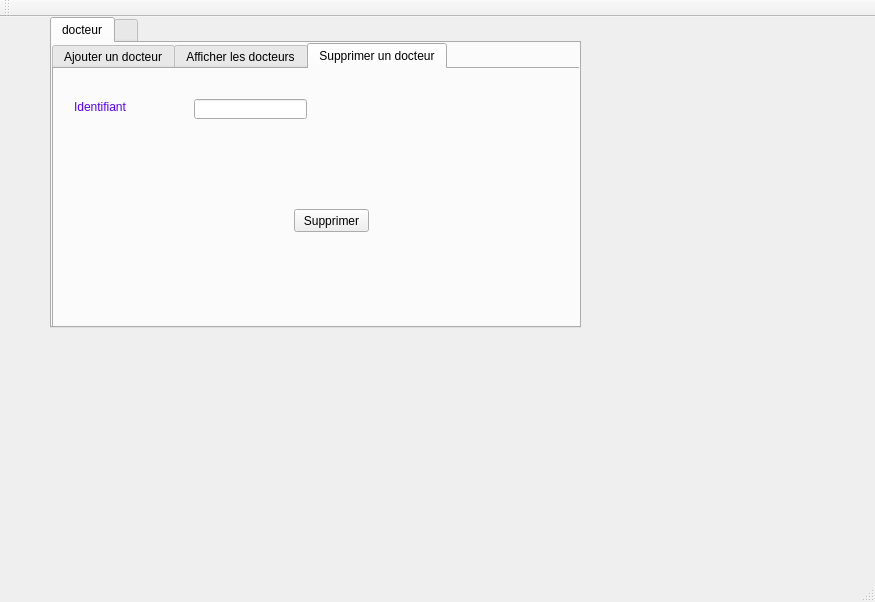
<?xml version="1.0" encoding="UTF-8"?>
<ui version="4.0">
 <class>MainWindow</class>
 <widget class="QMainWindow" name="MainWindow">
  <property name="geometry">
   <rect>
    <x>0</x>
    <y>0</y>
    <width>875</width>
    <height>602</height>
   </rect>
  </property>
  <property name="windowTitle">
   <string>MainWindow</string>
  </property>
  <widget class="QWidget" name="centralWidget">
   <widget class="QTabWidget" name="tabWidget_2">
    <property name="geometry">
     <rect>
      <x>50</x>
      <y>0</y>
      <width>531</width>
      <height>311</height>
     </rect>
    </property>
    <property name="currentIndex">
     <number>0</number>
    </property>
    <widget class="QWidget" name="tab_4">
     <attribute name="title">
      <string>docteur</string>
     </attribute>
     <widget class="QTabWidget" name="rechercher">
      <property name="geometry">
       <rect>
        <x>0</x>
        <y>0</y>
        <width>531</width>
        <height>291</height>
       </rect>
      </property>
      <property name="styleSheet">
       <string notr="true"/>
      </property>
      <property name="currentIndex">
       <number>2</number>
      </property>
      <widget class="QWidget" name="tab">
       <attribute name="title">
        <string>Ajouter un docteur</string>
       </attribute>
       <widget class="QLabel" name="label">
        <property name="geometry">
         <rect>
          <x>20</x>
          <y>90</y>
          <width>61</width>
          <height>16</height>
         </rect>
        </property>
        <property name="styleSheet">
         <string notr="true">color: rgb(85, 0, 255);
font: 75 8pt &quot;MS Shell Dlg 2&quot;;</string>
        </property>
        <property name="text">
         <string>nom</string>
        </property>
       </widget>
       <widget class="QLabel" name="label_2">
        <property name="geometry">
         <rect>
          <x>20</x>
          <y>150</y>
          <width>47</width>
          <height>13</height>
         </rect>
        </property>
        <property name="styleSheet">
         <string notr="true">color: rgb(85, 0, 255);
font: 75 8pt &quot;MS Shell Dlg 2&quot;;</string>
        </property>
        <property name="text">
         <string>prenom</string>
        </property>
       </widget>
       <widget class="QLabel" name="label_3">
        <property name="geometry">
         <rect>
          <x>10</x>
          <y>30</y>
          <width>47</width>
          <height>13</height>
         </rect>
        </property>
        <property name="styleSheet">
         <string notr="true">color: rgb(85, 0, 255);
font: 75 8pt &quot;MS Shell Dlg 2&quot;;</string>
        </property>
        <property name="text">
         <string>id</string>
        </property>
       </widget>
       <widget class="QLineEdit" name="lineEdit_id">
        <property name="geometry">
         <rect>
          <x>130</x>
          <y>30</y>
          <width>113</width>
          <height>20</height>
         </rect>
        </property>
       </widget>
       <widget class="QLineEdit" name="lineEdit_nom">
        <property name="geometry">
         <rect>
          <x>130</x>
          <y>90</y>
          <width>113</width>
          <height>20</height>
         </rect>
        </property>
       </widget>
       <widget class="QLineEdit" name="lineEdit_prenom">
        <property name="geometry">
         <rect>
          <x>130</x>
          <y>150</y>
          <width>113</width>
          <height>20</height>
         </rect>
        </property>
       </widget>
       <widget class="QPushButton" name="pb_ajouter">
        <property name="geometry">
         <rect>
          <x>280</x>
          <y>170</y>
          <width>75</width>
          <height>23</height>
         </rect>
        </property>
        <property name="text">
         <string>Ajouter</string>
        </property>
       </widget>
       <widget class="QPushButton" name="pushButton">
        <property name="geometry">
         <rect>
          <x>280</x>
          <y>130</y>
          <width>75</width>
          <height>23</height>
         </rect>
        </property>
        <property name="text">
         <string>modifier</string>
        </property>
       </widget>
       <widget class="QLabel" name="picture">
        <property name="geometry">
         <rect>
          <x>-20</x>
          <y>0</y>
          <width>521</width>
          <height>241</height>
         </rect>
        </property>
        <property name="text">
         <string/>
        </property>
       </widget>
       <zorder>picture</zorder>
       <zorder>label</zorder>
       <zorder>label_2</zorder>
       <zorder>label_3</zorder>
       <zorder>lineEdit_id</zorder>
       <zorder>lineEdit_nom</zorder>
       <zorder>lineEdit_prenom</zorder>
       <zorder>pb_ajouter</zorder>
       <zorder>pushButton</zorder>
      </widget>
      <widget class="QWidget" name="tab_2">
       <attribute name="title">
        <string>Afficher les docteurs</string>
       </attribute>
       <widget class="QTableView" name="tabdocteur">
        <property name="geometry">
         <rect>
          <x>10</x>
          <y>40</y>
          <width>431</width>
          <height>161</height>
         </rect>
        </property>
       </widget>
       <widget class="QLineEdit" name="lineEdit">
        <property name="geometry">
         <rect>
          <x>210</x>
          <y>10</y>
          <width>113</width>
          <height>20</height>
         </rect>
        </property>
       </widget>
       <widget class="QLabel" name="label_5">
        <property name="geometry">
         <rect>
          <x>100</x>
          <y>10</y>
          <width>61</width>
          <height>20</height>
         </rect>
        </property>
        <property name="styleSheet">
         <string notr="true">color: rgb(85, 0, 255);
font: 75 8pt &quot;MS Shell Dlg 2&quot;;</string>
        </property>
        <property name="text">
         <string>identifiant </string>
        </property>
       </widget>
       <widget class="QLabel" name="picture_2">
        <property name="geometry">
         <rect>
          <x>4</x>
          <y>5</y>
          <width>521</width>
          <height>251</height>
         </rect>
        </property>
        <property name="text">
         <string/>
        </property>
       </widget>
       <zorder>picture_2</zorder>
       <zorder>tabdocteur</zorder>
       <zorder>lineEdit</zorder>
       <zorder>label_5</zorder>
      </widget>
      <widget class="QWidget" name="tab_3">
       <attribute name="title">
        <string>Supprimer un docteur</string>
       </attribute>
       <widget class="QLineEdit" name="lineEdit_id_2">
        <property name="geometry">
         <rect>
          <x>140</x>
          <y>30</y>
          <width>113</width>
          <height>20</height>
         </rect>
        </property>
       </widget>
       <widget class="QLabel" name="label_4">
        <property name="geometry">
         <rect>
          <x>20</x>
          <y>30</y>
          <width>61</width>
          <height>16</height>
         </rect>
        </property>
        <property name="styleSheet">
         <string notr="true">color: rgb(85, 0, 255);
font: 75 8pt &quot;MS Shell Dlg 2&quot;;</string>
        </property>
        <property name="text">
         <string>Identifiant</string>
        </property>
       </widget>
       <widget class="QPushButton" name="supprimer">
        <property name="geometry">
         <rect>
          <x>240</x>
          <y>140</y>
          <width>75</width>
          <height>23</height>
         </rect>
        </property>
        <property name="text">
         <string>Supprimer</string>
        </property>
       </widget>
       <widget class="QLabel" name="picture_3">
        <property name="geometry">
         <rect>
          <x>4</x>
          <y>0</y>
          <width>521</width>
          <height>261</height>
         </rect>
        </property>
        <property name="text">
         <string/>
        </property>
       </widget>
       <zorder>picture_3</zorder>
       <zorder>lineEdit_id_2</zorder>
       <zorder>label_4</zorder>
       <zorder>supprimer</zorder>
      </widget>
     </widget>
    </widget>
    <widget class="QWidget" name="tab_5">
     <attribute name="title">
      <string/>
     </attribute>
    </widget>
   </widget>
  </widget>
  <widget class="QMenuBar" name="menuBar">
   <property name="geometry">
    <rect>
     <x>0</x>
     <y>0</y>
     <width>875</width>
     <height>26</height>
    </rect>
   </property>
  </widget>
  <widget class="QToolBar" name="mainToolBar">
   <attribute name="toolBarArea">
    <enum>TopToolBarArea</enum>
   </attribute>
   <attribute name="toolBarBreak">
    <bool>false</bool>
   </attribute>
  </widget>
  <widget class="QStatusBar" name="statusBar"/>
 </widget>
 <layoutdefault spacing="6" margin="11"/>
 <resources/>
 <connections/>
</ui>
